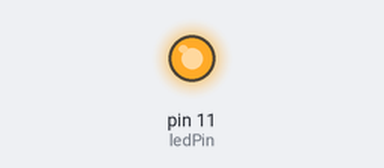
Recording of a sketch running on a simulated Arduino Uno, built with avr-gcc and run on an emulated ATmega328P. On the bench: output pins drawn as LEDs (lit = HIGH).

Above: at 1.5 s.
At 7.5 s:
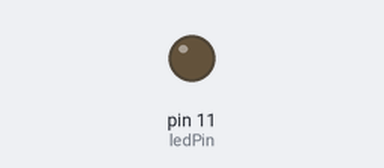
Timing chart, 0 to 15.6 s (numbered marks = the images above):
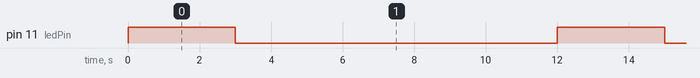

Measured:
- by itself, pin 11 (ledPin): alternates HIGH for 3.0 s and LOW for 9.0 s

The sketch:

week3.ino
```cpp
int ledPin = 11; // ledPin을 7번으로 정의

void setup() {
  pinMode(ledPin, OUTPUT);    //ledPin을 출력으로 설정
}

void loop() {
  digitalWrite(ledPin, HIGH); //LED ON
  delay(3000);                //1초 대기
  digitalWrite(ledPin, LOW);  //LED OFF
  delay(3000);                //1초 대기
  digitalWrite(ledPin, LOW);  //LED OFF
  delay(3000);                //1초 대기
  digitalWrite(ledPin, LOW);  //LED OFF
  delay(3000);

}
```
